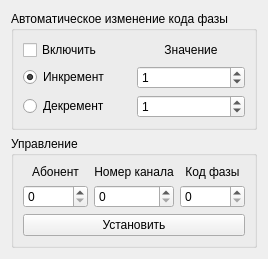
              <widget class="QWidget" name="page_17">
               <property name="geometry">
                <rect>
                 <x>0</x>
                 <y>0</y>
                 <width>235</width>
                 <height>237</height>
                </rect>
               </property>
               <attribute name="label">
                <string>Измерение фазы</string>
               </attribute>
               <layout class="QGridLayout" name="gridLayout_22">
                <item row="0" column="0">
                 <widget class="QGroupBox" name="groupBox_8">
                  <property name="title">
                   <string>Автоматическое изменение кода фазы</string>
                  </property>
                  <layout class="QGridLayout" name="gridLayout_23">
                   <item row="0" column="0">
                    <layout class="QGridLayout" name="gridLayout_9">
                     <item row="0" column="1">
                      <widget class="QLabel" name="label_45">
                       <property name="text">
                        <string>Значение</string>
                       </property>
                       <property name="alignment">
                        <set>Qt::AlignCenter</set>
                       </property>
                      </widget>
                     </item>
                     <item row="0" column="0">
                      <widget class="QCheckBox" name="autoMeasureFlag">
                       <property name="text">
                        <string>Включить</string>
                       </property>
                      </widget>
                     </item>
                     <item row="1" column="0">
                      <widget class="QRadioButton" name="autoMeasureInc">
                       <property name="text">
                        <string>Инкремент</string>
                       </property>
                       <property name="checked">
                        <bool>true</bool>
                       </property>
                      </widget>
                     </item>
                     <item row="2" column="0">
                      <widget class="QRadioButton" name="autoMeasureDec">
                       <property name="text">
                        <string>Декремент</string>
                       </property>
                      </widget>
                     </item>
                     <item row="1" column="1">
                      <widget class="QSpinBox" name="autoMeasureIncVal">
                       <property name="maximum">
                        <number>127</number>
                       </property>
                       <property name="value">
                        <number>1</number>
                       </property>
                      </widget>
                     </item>
                     <item row="2" column="1">
                      <widget class="QSpinBox" name="autoMeasureDecVal">
                       <property name="maximum">
                        <number>127</number>
                       </property>
                       <property name="value">
                        <number>1</number>
                       </property>
                      </widget>
                     </item>
                    </layout>
                   </item>
                  </layout>
                 </widget>
                </item>
                <item row="1" column="0">
                 <widget class="QGroupBox" name="groupBox_10">
                  <property name="title">
                   <string>Управление</string>
                  </property>
                  <layout class="QGridLayout" name="gridLayout_24">
                   <item row="0" column="0">
                    <layout class="QGridLayout" name="gridLayout_8">
                     <item row="0" column="1">
                      <widget class="QLabel" name="label_44">
                       <property name="text">
                        <string>Номер канала</string>
                       </property>
                       <property name="alignment">
                        <set>Qt::AlignCenter</set>
                       </property>
                      </widget>
                     </item>
                     <item row="1" column="1">
                      <widget class="QSpinBox" name="measureChannel">
                       <property name="minimum">
                        <number>0</number>
                       </property>
                       <property name="maximum">
                        <number>128</number>
                       </property>
                       <property name="value">
                        <number>0</number>
                       </property>
                      </widget>
                     </item>
                     <item row="2" column="0" colspan="3">
                      <widget class="QPushButton" name="measureSetParam">
                       <property name="text">
                        <string>Установить</string>
                       </property>
                      </widget>
                     </item>
                     <item row="0" column="2">
                      <widget class="QLabel" name="label_43">
                       <property name="text">
                        <string>Код фазы</string>
                       </property>
                       <property name="alignment">
                        <set>Qt::AlignCenter</set>
                       </property>
                      </widget>
                     </item>
                     <item row="0" column="0">
                      <widget class="QLabel" name="label_32">
                       <property name="text">
                        <string>Абонент</string>
                       </property>
                       <property name="alignment">
                        <set>Qt::AlignCenter</set>
                       </property>
                      </widget>
                     </item>
                     <item row="1" column="0">
                      <widget class="QSpinBox" name="spbPhaseAbonentNum">
                       <property name="minimum">
                        <number>0</number>
                       </property>
                       <property name="maximum">
                        <number>255</number>
                       </property>
                       <property name="value">
                        <number>0</number>
                       </property>
                      </widget>
                     </item>
                     <item row="1" column="2">
                      <widget class="QSpinBox" name="measurePhaseCode">
                       <property name="maximum">
                        <number>127</number>
                       </property>
                       <property name="value">
                        <number>0</number>
                       </property>
                      </widget>
                     </item>
                    </layout>
                   </item>
                   <item row="1" column="0">
                    <spacer name="verticalSpacer_2">
                     <property name="orientation">
                      <enum>Qt::Vertical</enum>
                     </property>
                     <property name="sizeHint" stdset="0">
                      <size>
                       <width>20</width>
                       <height>40</height>
                      </size>
                     </property>
                    </spacer>
                   </item>
                  </layout>
                 </widget>
                </item>
               </layout>
              </widget>
